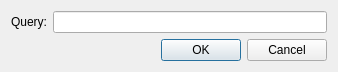
<?xml version="1.0" encoding="UTF-8"?>
<ui version="4.0">
 <class>dialogSearch</class>
 <widget class="QDialog" name="dialogSearch">
  <property name="geometry">
   <rect>
    <x>0</x>
    <y>0</y>
    <width>338</width>
    <height>60</height>
   </rect>
  </property>
  <property name="windowTitle">
   <string>Search</string>
  </property>
  <property name="inputMethodHints">
   <set>Qt::ImhHiddenText|Qt::ImhNoAutoUppercase|Qt::ImhNoPredictiveText</set>
  </property>
  <layout class="QGridLayout" name="gridLayout">
   <item row="0" column="0">
    <widget class="QLabel" name="label">
     <property name="text">
      <string>Query:</string>
     </property>
    </widget>
   </item>
   <item row="0" column="1">
    <widget class="QLineEdit" name="editQuery"/>
   </item>
   <item row="1" column="0" colspan="2">
    <widget class="QDialogButtonBox" name="buttonBox">
     <property name="orientation">
      <enum>Qt::Horizontal</enum>
     </property>
     <property name="standardButtons">
      <set>QDialogButtonBox::Cancel|QDialogButtonBox::Ok</set>
     </property>
    </widget>
   </item>
  </layout>
 </widget>
 <resources/>
 <connections>
  <connection>
   <sender>buttonBox</sender>
   <signal>accepted()</signal>
   <receiver>dialogSearch</receiver>
   <slot>accept()</slot>
   <hints>
    <hint type="sourcelabel">
     <x>248</x>
     <y>254</y>
    </hint>
    <hint type="destinationlabel">
     <x>157</x>
     <y>274</y>
    </hint>
   </hints>
  </connection>
  <connection>
   <sender>buttonBox</sender>
   <signal>rejected()</signal>
   <receiver>dialogSearch</receiver>
   <slot>reject()</slot>
   <hints>
    <hint type="sourcelabel">
     <x>316</x>
     <y>260</y>
    </hint>
    <hint type="destinationlabel">
     <x>286</x>
     <y>274</y>
    </hint>
   </hints>
  </connection>
 </connections>
</ui>
